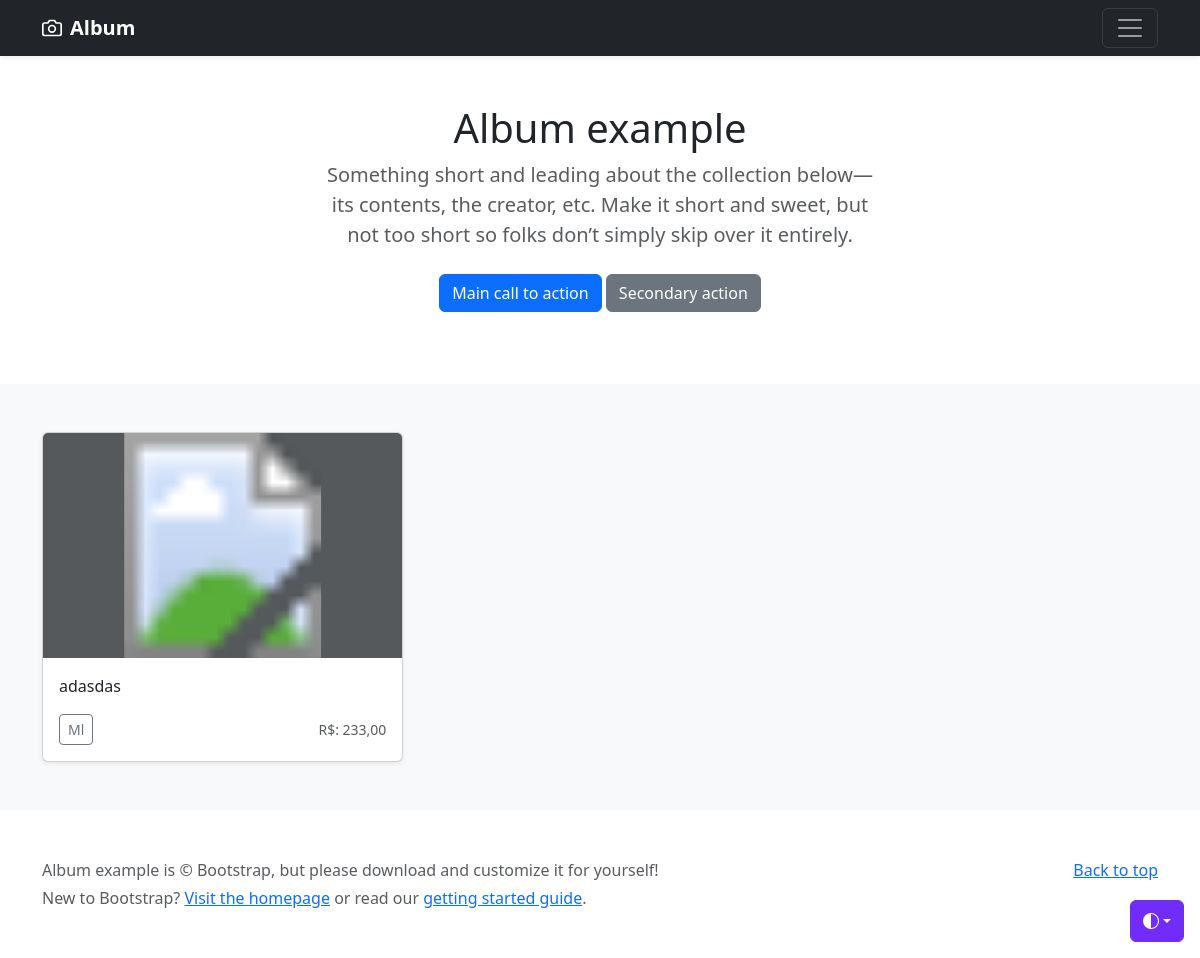
The app's page /produtos/, older data.
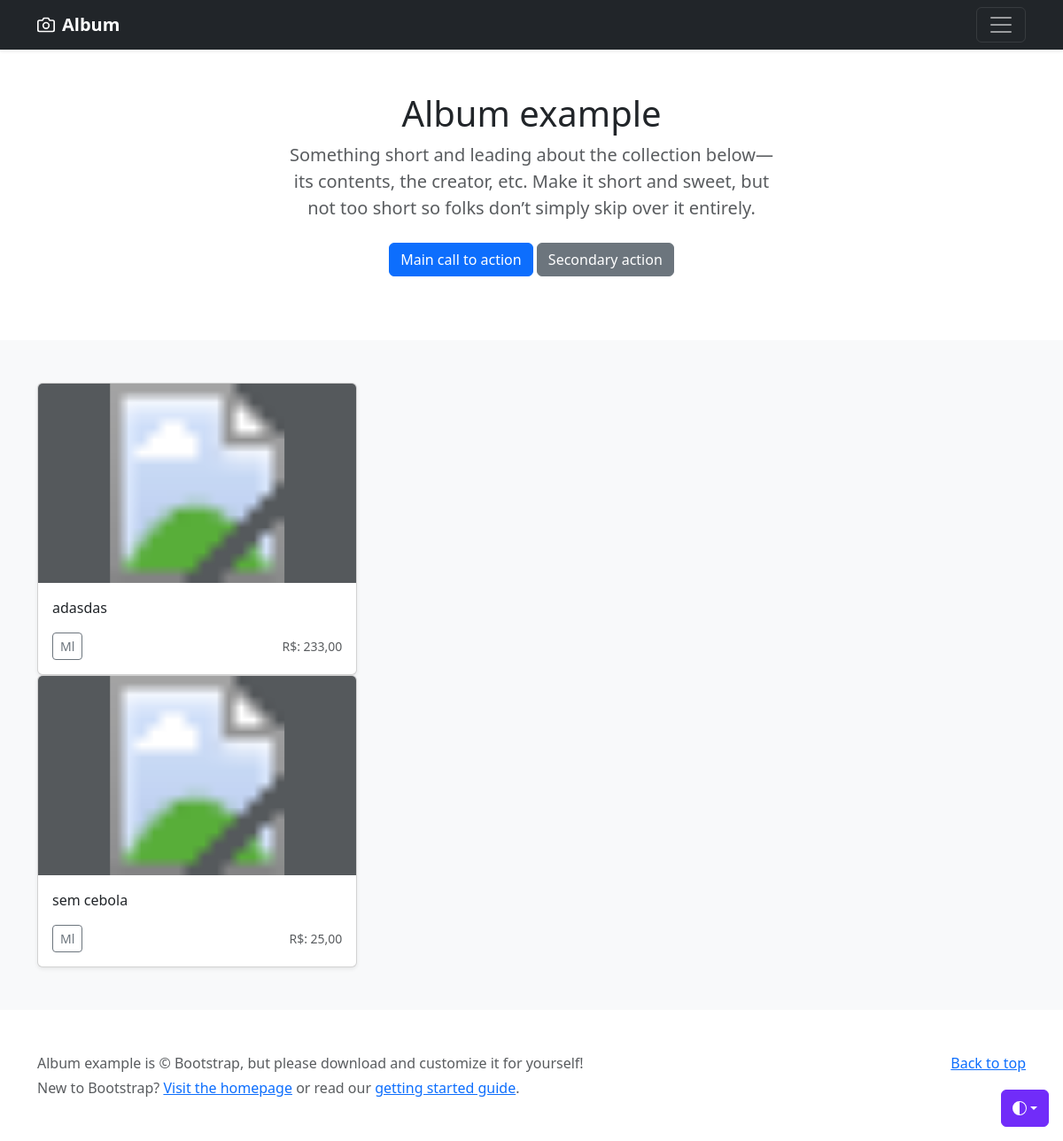
The same page, newer data.
### apps/produtos/models.py (models this page shows, shortened)
class Pizza(models.Model):
    lista_sabor = [
        ('Calabresa','1'),
        ('Mussarela','2'),
        ('Carne de Sol','3'),
        ('Portuguesa','4'),
        ('Chocolate','5'),
    ]
    lista_tamanho = [
        ('F','Família'),
        ('G','Grande'),
        ('M','Média'),
        ('p','pequena'),
        ('B','Brotinho'),
    ]
    sabor_pizza = models.CharField(max_length=12, choices=lista_sabor, verbose_name='Sabor da Pizza')
    tamamho_pizza = models.CharField(max_length=8, choices=lista_tamanho, verbose_name='Tamanho da Pizza')
    descricao_pizza = models.TextField(verbose_name='Descrição da Pizza')
    quantidade_pizza = models.IntegerField(verbose_name='quantidade')
    imagem_pizza = models.ImageField(upload_to="foto_pizza")
    preco = models.DecimalField(max_digits=9, decimal_places=2)

### apps/produtos/views.py (the view)
# urls.py: path('produtos/', ProdutosView),
def ProdutosView(request):
	pizza_lista = Pizza.objects.all()
	bebida_lista = Bebida.objects.all()
	return render(request, 'compra.html', {'pizzas':pizza_lista, 'bebidas':bebida_lista})

### template/compra.html (shortened to what this page needs)
{% load static %}
<!doctype html>
<html lang="en" data-bs-theme="auto">
  <head><script src="/docs/5.3/assets/js/color-modes.js"></script>
    <link rel="stylesheet" href="https://cdn.jsdelivr.net/npm/@docsearch/css@3">
    <link href="https://cdn.jsdelivr.net/npm/bootstrap@5.3.2/dist/css/bootstrap.min.css" rel="stylesheet">
<link href="https://getbootstrap.com/docs/5.3/dist/css/bootstrap.min.css" rel="stylesheet">
  </head>
  <body>
    <div class="dropdown position-fixed bottom-0 end-0 mb-3 me-3 bd-mode-toggle">
      <button class="btn btn-bd-primary py-2 dropdown-toggle d-flex align-items-center"
              id="bd-theme"
              type="button"
              aria-expanded="false"
              data-bs-toggle="dropdown"
              aria-label="Toggle theme (auto)">
        <svg class="bi my-1 theme-icon-active" width="1em" height="1em"><use href="#circle-half"></use></svg>
      </button>
    </div>
<header data-bs-theme="dark">
  <div class="navbar navbar-dark bg-dark shadow-sm">
    <div class="container">
      <a href="#" class="navbar-brand d-flex align-items-center">
        <strong>Album</strong>
      </a>
      <button class="navbar-toggler" type="button" data-bs-toggle="collapse" data-bs-target="#navbarHeader" aria-controls="navbarHeader" aria-expanded="false" aria-label="Toggle navigation">
        <span class="navbar-toggler-icon"></span>
      </button>
    </div>
  </div>
</header>
<main>
  <section class="py- text-center container" >
    <div class="row py-lg-5">
      <div class="col-lg-6 col-md-8 mx-auto">
        <h1 class="fw-light">Album example</h1>
        <p class="lead text-body-secondary">Something short and leading about the collection below—its contents, the creator, etc. Make it short and sweet, but not too short so folks don’t simply skip over it entirely.</p>
        <p>
          <a href="#" class="btn btn-primary my-2">Main call to action</a>
          <a href="#" class="btn btn-secondary my-2">Secondary action</a>
        </p>
      </div>
    </div>
  </section>
  <div class="album py-5 bg-body-tertiary">
    {% for c in pizzas %}
    <div class="container">
      <div class="row row-cols-1 row-cols-sm-2 row-cols-md-3 g-3">
        <div class="col">
          <div class="card shadow-sm">
            <svg class="bd-placeholder-img card-img-top" width="100%" height="225" xmlns="http://www.w3.org/2000/svg" role="img" aria-label="Placeholder: Thumbnail" preserveAspectRatio="xMidYMid slice" focusable="false">
            <title>Placeholder</title>
            <rect width="100%" height="100%" fill="#55595c" />
            <image x="0" y="0" width="100%" height="100%" xlink:href="{{ c.imagem_pizza.url }}" />
            </svg>
            <div class="card-body">
              <p class="card-text">{{c.descricao_pizza}}</p>
              <div class="d-flex justify-content-between align-items-center">
                <div class="btn-group">
                  <button type="button" class="btn btn-sm btn-outline-secondary">{{c.sabor_pizza}}</button>
                </div>
                <small class="text-body-secondary">R$: {{c.preco}}</small>
              </div>
            </div>
          </div>
        </div>
      </div>
    </div>
    {% endfor %}
  </div>
</main>
<footer class="text-body-secondary py-5">
  <div class="container">
    <p class="float-end mb-1">
      <a href="#">Back to top</a>
    </p>
    <p class="mb-1">Album example is &copy; Bootstrap, but please download and customize it for yourself!</p>
    <p class="mb-0">New to Bootstrap? <a href="/">Visit the homepage</a> or read our <a href="/docs/5.3/getting-started/introduction/">getting started guide</a>.</p>
  </div>
</footer>
    </body>
</html>

Row changes from the older to the newer data that the page shows:
added Pizza: descricao_pizza "sem cebola", sabor_pizza "Ml", preco "25,00"
